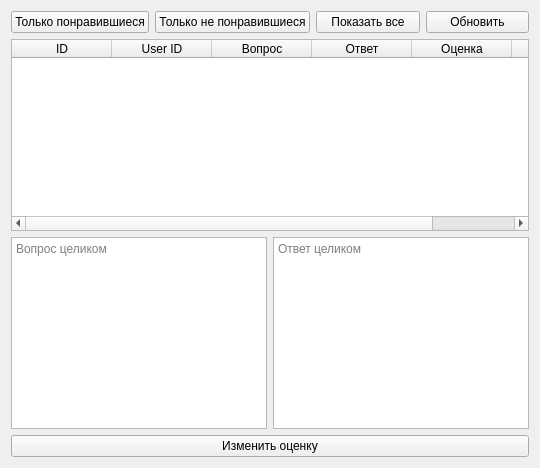
<?xml version="1.0" encoding="UTF-8"?>
<ui version="4.0">
 <class>AIFeedbackTab</class>
 <widget class="QWidget" name="AIFeedbackTab">
  <layout class="QVBoxLayout" name="verticalLayout">
   <item>
    <layout class="QHBoxLayout" name="filter_row">
     <item>
      <widget class="QPushButton" name="liked_btn">
       <property name="text">
        <string>Только понравившиеся</string>
       </property>
      </widget>
     </item>
     <item>
      <widget class="QPushButton" name="disliked_btn">
       <property name="text">
        <string>Только не понравившиеся</string>
       </property>
      </widget>
     </item>
     <item>
      <widget class="QPushButton" name="all_btn">
       <property name="text">
        <string>Показать все</string>
       </property>
      </widget>
     </item>
     <item>
      <widget class="QPushButton" name="refresh_btn">
       <property name="text">
        <string>Обновить</string>
       </property>
      </widget>
     </item>
    </layout>
   </item>
   <item>
    <widget class="QTableWidget" name="table">
     <property name="selectionMode">
      <enum>QAbstractItemView::SingleSelection</enum>
     </property>
     <property name="selectionBehavior">
      <enum>QAbstractItemView::SelectRows</enum>
     </property>
     <property name="editTriggers">
      <set>QAbstractItemView::NoEditTriggers</set>
     </property>
     <property name="columnCount">
      <number>6</number>
     </property>
     <property name="rowCount">
      <number>0</number>
     </property>
     <attribute name="horizontalHeaderStretchLastSection">
      <bool>true</bool>
     </attribute>
     <attribute name="verticalHeaderVisible">
      <bool>false</bool>
     </attribute>
     <column>
      <property name="text">
       <string>ID</string>
      </property>
     </column>
     <column>
      <property name="text">
       <string>User ID</string>
      </property>
     </column>
     <column>
      <property name="text">
       <string>Вопрос</string>
      </property>
     </column>
     <column>
      <property name="text">
       <string>Ответ</string>
      </property>
     </column>
     <column>
      <property name="text">
       <string>Оценка</string>
      </property>
     </column>
     <column>
      <property name="text">
       <string>Дата/время</string>
      </property>
     </column>
    </widget>
   </item>
   <item>
    <layout class="QHBoxLayout" name="details_row">
     <item>
      <widget class="QPlainTextEdit" name="full_feedback_question">
       <property name="readOnly">
        <bool>true</bool>
       </property>
       <property name="placeholderText">
        <string>Вопрос целиком</string>
       </property>
      </widget>
     </item>
     <item>
      <widget class="QPlainTextEdit" name="full_feedback_answer">
       <property name="readOnly">
        <bool>true</bool>
       </property>
       <property name="placeholderText">
        <string>Ответ целиком</string>
       </property>
      </widget>
     </item>
    </layout>
   </item>
   <item>
    <layout class="QHBoxLayout" name="actions_row">
     <item>
      <widget class="QPushButton" name="toggle_button">
       <property name="text">
        <string>Изменить оценку</string>
       </property>
      </widget>
     </item>
    </layout>
   </item>
  </layout>
 </widget>
 <resources/>
 <connections/>
</ui>
